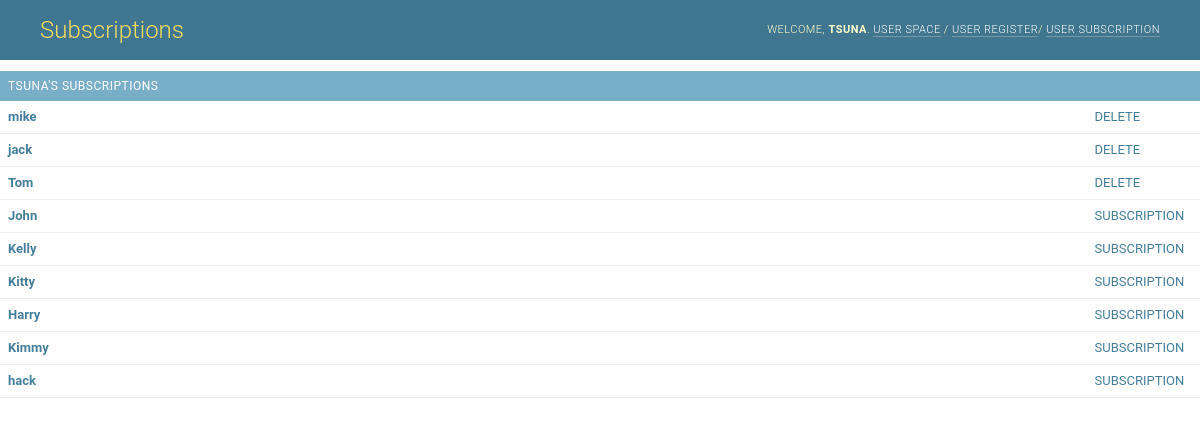
The app's page /share/configure_subscription (signed in) with its own data.
### share/models.py (models this page shows, shortened)
class User(models.Model):
    name = models.CharField(max_length=8)
    password = models.CharField(max_length=50)
    email = models.CharField(max_length=30)

### share/views.py (the view)
# urls.py: path('configure_subscription',views.configure_subscription,name='configureSubscription'),
def configure_subscription(request):
    if request.session.get('user', None):
        user_id = request.session['user']
        return render(request, 'share/subscription.html', {
            'login_user': User.objects.get(id=request.session['user']),
            'subscripters': [subscripter.target for subscripter in
                             User.objects.get(id=user_id).subscription_user.all()],
            'users': User.objects.all(),
        })
    else:
        return render(request, 'share/login.html')

### share/templates/share/subscription.html (shortened to what this page needs)
{% load static %}
<link rel="stylesheet" type="text/css" href="{% static 'share/base.css' %}">
<link rel="stylesheet" type="text/css" href="{% static 'share/dashboard.css' %}">
<link rel="stylesheet" type="text/css" href="{% static 'share/responsive.css' %}">
<div class=" dashboard" data-admin-utc-offset="0">
    <div id="container">
        <div id="header">
            <div id="branding">
                <h1 id="site-name"><a href="{% url 'share:info' %}">Subscriptions</a></h1>
            </div>
            <div id="user-tools">
                Welcome,
                <strong>{{ login_user.name }}</strong>.
                <a href="{% url 'share:info' %}">User space</a> /
                <a href="{% url 'share:register' %}">User register</a>/
                <a href="{% url 'share:configureSubscription' %}">User subscription</a>
            </div>
        </div>
        <div class="app-share module">
            <table>
                <caption>
                    <a href="#" class="section"
                       title="{{ login_user.name }}'s subscriptions">{{ login_user.name }}'s
                        subscriptions</a>
                </caption>
                <tbody>
                {% if users %}
                    <ul>
                        {% for user in users %}
                            <tr class="model-container">
                                {% if user != login_user %}
                                    <th scope="row"><a
                                            href="#">{{ user.name }}</a>
                                    </th>
                                    {% if user in subscripters %}
                                        <td><a href="{% url 'share:deleteUser' user.id %}"
                                               class="changelink">DELETE</a></td>
                                    {% else %}
                                        <td><a href="{% url 'share:addUser' user.id %}"
                                               class="changelink">SUBSCRIPTION</a></td>
                                    {% endif %}
                                {% endif %}
                            </tr>
                        {% endfor %}
                    </ul>
                {% else %}
                    <p>No user available</p>
                {% endif %}
                </tbody>
            </table>
        </div>
    </div>
</div>

### share/static/share/base.css (style rules this page uses)
a:link, a:visited { color: #447e9b; text-decoration: none; }
a.section:link, a.section:visited { color: #fff; text-decoration: none; }
p, ol, ul, dl { margin: .2em 0 .8em 0; }
h1,h2,h3,h4,h5 { font-weight: bold; }
h1 { margin: 0 0 20px; font-weight: 300; font-size: 20px; color: #666; }
table { border-collapse: collapse; border-color: #ccc; }
td, th { font-size: 13px; line-height: 16px; border-bottom: 1px solid #eee; vertical-align: top; padding: 8px; font-family: "Roboto", "Lucida Grande", Verdana, Arial, sans-serif; }
th { font-weight: 600; text-align: left; }
.module { border: none; margin-bottom: 30px; background: #fff; }
.module p, .module ul, .module h3, .module h4, .module dl, .module pre { padding-left: 10px; padding-right: 10px; }
.module ul, .module ol { margin-left: 1.5em; }
.module h2, .module caption, .inline-group h2 { margin: 0; padding: 8px; font-weight: 400; font-size: 13px; text-align: left; background: #79aec8; color: #fff; }
.module caption, .inline-group h2 { font-size: 12px; letter-spacing: 0.5px; text-transform: uppercase; }
.module table { border-collapse: collapse; }
.changelink, .inlinechangelink { padding-left: 16px; background: url(../img/icon-changelink.svg) 0 1px no-repeat; }
#container { position: relative; width: 100%; min-width: 980px; padding: 0; }
#header { width: auto; height: 40px; padding: 10px 40px; background: #417690; line-height: 40px; color: #ffc; overflow: hidden; }
#header a:link, #header a:visited { color: #fff; }
#branding { float: left; }
#branding h1 { padding: 0; margin: 0 20px 0 0; font-weight: 300; font-size: 24px; color: #f5dd5d; }
#branding h1, #branding h1 a:link, #branding h1 a:visited { color: #f5dd5d; }
#user-tools { float: right; padding: 0; margin: 0 0 0 20px; font-weight: 300; font-size: 11px; letter-spacing: 0.5px; text-transform: uppercase; text-align: right; }
#user-tools a { border-bottom: 1px solid rgba(255, 255, 255, 0.25); }

### share/static/share/dashboard.css (style rules this page uses)
.dashboard .module table th { width: 100%; }
.dashboard .module table td { white-space: nowrap; }
.dashboard .module table td a { display: block; padding-right: .6em; }

### records on screen
User: name "TSUNA"
User: name "mike"
User: name "jack"
User: name "Tom"
User: name "John"
User: name "Kelly"
User: name "Kitty"
User: name "Harry"
User: name "Kimmy"
User: name "hack"
